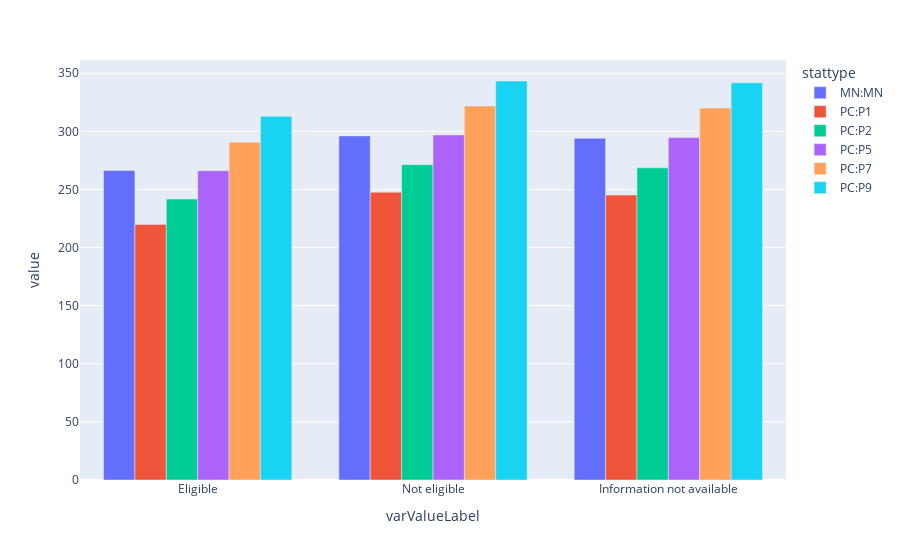

The code cell stored with this chart in its notebook:
### Code cell
subjects = ["Mathematics","Reading","Science"]

subject = "Mathematics"

subscales = {
    "Mathematics" : "MRPCM",
    "Reading": "RRPCM",
    "Science": "SRPUV"
}

subscale = "MRPCM"

years = {
    "Mathematics": [1990, 1992, 1996, 1996, 2000, 2000, 2003, 2005, 2007, 2009, 2011, 2013, 2015, 2017, 2019, 2022][::-1],
    "Reading": [1992, 1994, 1998, 1998, 2002, 2003, 2005, 2007, 2009, 2011, 2013, 2015, 2017, 2019, 2022][::-1],
    "Science": [2009, 2015, 2019][::-1]
}

year = 2019

grades = {
    "Mathematics": [4,8],
    "Reading": [4,8,12],
    "Science": [4,8,12]
}

grade = 8

variable = "SLUNCH3"

stattype = "MN:MN,PC:P1,PC:P2,PC:P5,PC:P7,PC:P9"

def build_frame(subject="Mathematics",year=2019):
    year = year
    subject = subject
    subscale = subscales[subject]
    print(level)
    response = rq.urlopen(f"https://www.nationsreportcard.gov/Dataservice/GetAdhocData.aspx?type=data"
                        f"&subject={subject.lower()}"
                        f"&grade={grade}"
                        f"&subscale={subscale}"
                        f"&variable={variable}"
                        f"&jurisdiction={level}"
                        f"&stattype={stattype}"
                        f"&year={year}")
    response_string = response.read().decode('utf-8')
    try:
        df = pd.DataFrame(json.loads(response_string)['result'])
        return df
    except:
        return response_string
    
def build_figure(subject="Mathematics",year=2019):
    df = build_frame(subject,year)
    return px.bar(df, x="varValueLabel", y="value",color="stattype",barmode="group")

fig = build_figure()
fig.show()

def update_figure(subject="Mathematics",year=2019):
    fig.update_traces(df, x="varValueLabel", y="value",color="stattype",barmode="group")
    df = build_frame(subject,year)
    for i, col in enumerate(fig.data):
        fig.data[i]['y'] = df[df.columns[i]]
        fig.data[i]['x'] = df.index
    # fig.data = df
    fig.show()
    
subject_widget = Dropdown(options=subjects,description="Subject:")
year_widget = Dropdown(options=years['Mathematics'],description="Year:")

def update_years(*args):
    year_widget.options = years[subject_widget.value]
subject_widget.observe(update_years, 'value')

interact(update_figure,subject=subject_widget,year=year_widget);

### Figure 1 — Plotly figure (JSON) as saved in the notebook; plotly's stock layout.template omitted (floating-point values rounded to 4 significant figures)
{"data": [{"alignmentgroup": "True", "hovertemplate": "stattype=MN:MN<br>varValueLabel=%{x}<br>value=%{y}<extra></extra>", "legendgroup": "MN:MN", "marker": {"color": "#636efa", "pattern": {"shape": ""}}, "name": "MN:MN", "offsetgroup": "MN:MN", "orientation": "v", "showlegend": true, "textposition": "auto", "type": "bar", "x": ["Eligible", "Not eligible", "Information not available"], "xaxis": "x", "y": [266.3, 296.1, 294.0], "yaxis": "y"}, {"alignmentgroup": "True", "hovertemplate": "stattype=PC:P1<br>varValueLabel=%{x}<br>value=%{y}<extra></extra>", "legendgroup": "PC:P1", "marker": {"color": "#EF553B", "pattern": {"shape": ""}}, "name": "PC:P1", "offsetgroup": "PC:P1", "orientation": "v", "showlegend": true, "textposition": "auto", "type": "bar", "x": ["Eligible", "Not eligible", "Information not available"], "xaxis": "x", "y": [219.9, 247.6, 245.1], "yaxis": "y"}, {"alignmentgroup": "True", "hovertemplate": "stattype=PC:P2<br>varValueLabel=%{x}<br>value=%{y}<extra></extra>", "legendgroup": "PC:P2", "marker": {"color": "#00cc96", "pattern": {"shape": ""}}, "name": "PC:P2", "offsetgroup": "PC:P2", "orientation": "v", "showlegend": true, "textposition": "auto", "type": "bar", "x": ["Eligible", "Not eligible", "Information not available"], "xaxis": "x", "y": [241.7, 271.3, 268.6], "yaxis": "y"}, {"alignmentgroup": "True", "hovertemplate": "stattype=PC:P5<br>varValueLabel=%{x}<br>value=%{y}<extra></extra>", "legendgroup": "PC:P5", "marker": {"color": "#ab63fa", "pattern": {"shape": ""}}, "name": "PC:P5", "offsetgroup": "PC:P5", "orientation": "v", "showlegend": true, "textposition": "auto", "type": "bar", "x": ["Eligible", "Not eligible", "Information not available"], "xaxis": "x", "y": [266.0, 296.9, 294.6], "yaxis": "y"}, {"alignmentgroup": "True", "hovertemplate": "stattype=PC:P7<br>varValueLabel=%{x}<br>value=%{y}<extra></extra>", "legendgroup": "PC:P7", "marker": {"color": "#FFA15A", "pattern": {"shape": ""}}, "name": "PC:P7", "offsetgroup": "PC:P7", "orientation": "v", "showlegend": true, "textposition": "auto", "type": "bar", "x": ["Eligible", "Not eligible", "Information not available"], "xaxis": "x", "y": [290.7, 321.8, 320.0], "yaxis": "y"}, {"alignmentgroup": "True", "hovertemplate": "stattype=PC:P9<br>varValueLabel=%{x}<br>value=%{y}<extra></extra>", "legendgroup": "PC:P9", "marker": {"color": "#19d3f3", "pattern": {"shape": ""}}, "name": "PC:P9", "offsetgroup": "PC:P9", "orientation": "v", "showlegend": true, "textposition": "auto", "type": "bar", "x": ["Eligible", "Not eligible", "Information not available"], "xaxis": "x", "y": [312.9, 343.3, 341.7], "yaxis": "y"}], "layout": {"barmode": "group", "legend": {"title": {"text": "stattype"}, "tracegroupgap": 0}, "margin": {"t": 60}, "xaxis": {"anchor": "y", "domain": [0, 1], "title": {"text": "varValueLabel"}}, "yaxis": {"anchor": "x", "domain": [0, 1], "title": {"text": "value"}}}}
